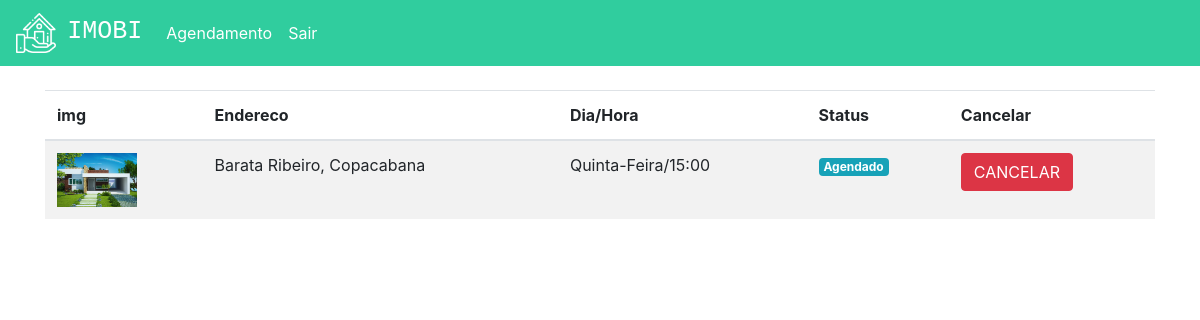
The app's page /agendamentos (signed in) with its own data.
### plataforma/models.py (models this page shows, shortened)
class Visitas(models.Model):
    choices = (('S', 'Segunda'),
               ('T', 'Terça'),
               ('Q', 'Quarta'),
               ('QI', 'Quinta'),
               ('SE', 'Sexta'),
               ('SA', 'Sabado'),
               ('D', 'Domingo'))
    choices_status = (('A', 'Agendado'),
                      ('F', 'Finalizado'),
                      ('C', 'Cancelado'))
    imovel = models.ForeignKey(Imovel, on_delete=models.DO_NOTHING)
    usuario = models.ForeignKey(User, on_delete=models.DO_NOTHING)
    dia = models.CharField(max_length=20)
    horario = models.TimeField()
    status = models.CharField(max_length=1, choices=choices_status, default="A")

class Imovel(models.Model):
    choices = (('V', 'Venda'),
               ('A', 'Aluguel'))
    choices_imovel = (('A', 'Apartamento'),
                      ('C', 'Casa'))
    imagens = models.ManyToManyField(Imagem)
    valor = models.FloatField()
    quartos = models.IntegerField()
    tamanho = models.FloatField()
    cidade = models.ForeignKey(Cidade, on_delete=models.DO_NOTHING)
    rua = models.CharField(max_length=50)
    tipo = models.CharField(max_length=1, choices=choices)
    tipo_imovel = models.CharField(max_length=1, choices=choices_imovel)
    numero = models.IntegerField()
    descricao = models.TextField()
    dias_visita = models.ManyToManyField(DiasVisita)
    horarios = models.ManyToManyField(Horario)

class Imagem(models.Model):
    img = models.ImageField(upload_to='img')
    def __str__(self) -> str:
        return self.img.url

class Cidade(models.Model):
    nome = models.CharField(max_length=30)
    def __str__(self) -> str:
        return self.nome

### plataforma/views.py (the view)
# urls.py: path('agendamentos', views.agendamentos, name="agendamentos"),
def agendamentos(request):
    visitas = Visitas.objects.filter(usuario=request.user)
    return render(request, "agendamentos.html", {'visitas': visitas})

### plataforma/templates/agendamentos.html (shortened to what this page needs)
{% extends 'base.html' %}
{% load static %}
{% block 'head' %}
<link rel="stylesheet" href="{% static 'plataforma/css/home.css' %}">
{% endblock %}
{% block 'body' %}
    <div class="container">
        <br>
        <table class="table table-striped">
        <thead>
            <tr>
                <th scope="col">img</th>
                <th scope="col">Endereco</th>
                <th scope="col">Dia/Hora</th>
                <th scope="col">Status</th>
                <th scope="col">Cancelar</th>
            </tr>
        </thead>
        <tbody>
            {% for visita in visitas %}
                <tr>
                    <th><img width="80" src="{{visita.imovel.imagens.all.0}}"></th>
                    <td>{{visita.imovel.rua}}, {{visita.imovel.cidade}}</td>
                    <td>{{visita.dia}}/{{visita.horario}}</td>
                    <td>
                        {% if visita.status == "A" %}
                            <span class="badge badge-info">Agendado</span>
                        {% endif %}
                    </td>
                    <td>
                        {% if visita.status == "A" %}
                            <a href="{% url 'cancelar_agendamento' visita.id %}" class="btn btn-danger">CANCELAR</a>
                        {% else %}
                            <a href="" class="btn btn-danger disabled">CANCELAR</a>
                        {% endif %}
                        </td>
                    </tr>
                {% endfor %}
            </tbody>
        </table>
    </div>
{% endblock %}

### records on screen
Visitas: imovel.imagens.all.0 (picture), imovel.rua "Barata Ribeiro", imovel.cidade "Copacabana", dia "Quinta-Feira", horario "15:00", status "Agendado"
